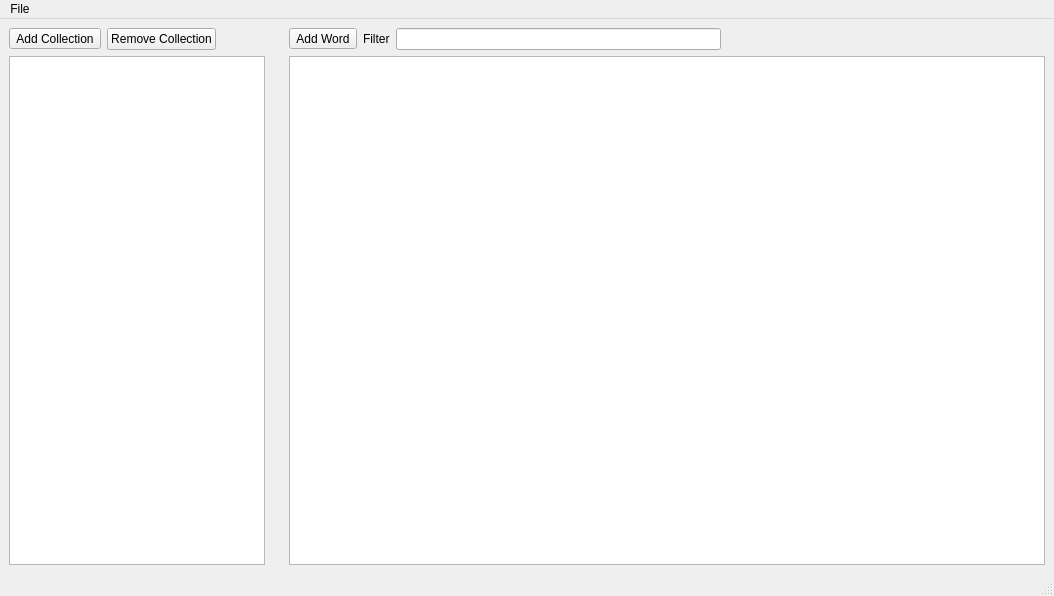
<?xml version="1.0" encoding="UTF-8"?>
<ui version="4.0">
 <class>MainWindow</class>
 <widget class="QMainWindow" name="MainWindow">
  <property name="geometry">
   <rect>
    <x>0</x>
    <y>0</y>
    <width>1054</width>
    <height>596</height>
   </rect>
  </property>
  <property name="windowTitle">
   <string>MultiLingo</string>
  </property>
  <widget class="QWidget" name="centralwidget">
   <layout class="QHBoxLayout" name="horizontalLayout_3">
    <property name="leftMargin">
     <number>0</number>
    </property>
    <property name="topMargin">
     <number>0</number>
    </property>
    <property name="rightMargin">
     <number>0</number>
    </property>
    <property name="bottomMargin">
     <number>0</number>
    </property>
    <item>
     <widget class="QWidget" name="collectionsWidget" native="true">
      <property name="sizePolicy">
       <sizepolicy hsizetype="Fixed" vsizetype="Preferred">
        <horstretch>0</horstretch>
        <verstretch>0</verstretch>
       </sizepolicy>
      </property>
      <layout class="QVBoxLayout" name="verticalLayout_2">
       <item>
        <widget class="QWidget" name="widget_4" native="true">
         <layout class="QHBoxLayout" name="horizontalLayout_2">
          <property name="leftMargin">
           <number>0</number>
          </property>
          <property name="topMargin">
           <number>0</number>
          </property>
          <property name="rightMargin">
           <number>0</number>
          </property>
          <property name="bottomMargin">
           <number>0</number>
          </property>
          <item>
           <widget class="QToolButton" name="addCollectionButton">
            <property name="text">
             <string>Add Collection</string>
            </property>
           </widget>
          </item>
          <item>
           <widget class="QPushButton" name="removeCollectionButton">
            <property name="text">
             <string>Remove Collection</string>
            </property>
           </widget>
          </item>
          <item>
           <spacer name="horizontalSpacer">
            <property name="orientation">
             <enum>Qt::Horizontal</enum>
            </property>
            <property name="sizeHint" stdset="0">
             <size>
              <width>40</width>
              <height>20</height>
             </size>
            </property>
           </spacer>
          </item>
         </layout>
        </widget>
       </item>
       <item>
        <widget class="QListView" name="collectionsList">
         <property name="sizePolicy">
          <sizepolicy hsizetype="Expanding" vsizetype="Expanding">
           <horstretch>0</horstretch>
           <verstretch>0</verstretch>
          </sizepolicy>
         </property>
         <property name="selectionMode">
          <enum>QAbstractItemView::ExtendedSelection</enum>
         </property>
        </widget>
       </item>
      </layout>
     </widget>
    </item>
    <item>
     <widget class="QWidget" name="wordsWidget" native="true">
      <layout class="QVBoxLayout" name="verticalLayout">
       <property name="leftMargin">
        <number>9</number>
       </property>
       <property name="topMargin">
        <number>9</number>
       </property>
       <property name="rightMargin">
        <number>9</number>
       </property>
       <property name="bottomMargin">
        <number>9</number>
       </property>
       <item>
        <widget class="QWidget" name="widget_2" native="true">
         <layout class="QHBoxLayout" name="horizontalLayout">
          <property name="leftMargin">
           <number>0</number>
          </property>
          <property name="topMargin">
           <number>0</number>
          </property>
          <property name="rightMargin">
           <number>0</number>
          </property>
          <property name="bottomMargin">
           <number>0</number>
          </property>
          <item>
           <widget class="QToolButton" name="addWordButton">
            <property name="text">
             <string>Add Word</string>
            </property>
           </widget>
          </item>
          <item>
           <widget class="QLabel" name="label">
            <property name="text">
             <string>Filter</string>
            </property>
           </widget>
          </item>
          <item>
           <widget class="QLineEdit" name="lineEdit"/>
          </item>
          <item>
           <spacer name="horizontalSpacer_2">
            <property name="orientation">
             <enum>Qt::Horizontal</enum>
            </property>
            <property name="sizeHint" stdset="0">
             <size>
              <width>40</width>
              <height>20</height>
             </size>
            </property>
           </spacer>
          </item>
         </layout>
        </widget>
       </item>
       <item>
        <widget class="QTableView" name="wordsTable">
         <property name="selectionMode">
          <enum>QAbstractItemView::ExtendedSelection</enum>
         </property>
         <property name="selectionBehavior">
          <enum>QAbstractItemView::SelectRows</enum>
         </property>
         <attribute name="horizontalHeaderDefaultSectionSize">
          <number>150</number>
         </attribute>
         <attribute name="verticalHeaderVisible">
          <bool>false</bool>
         </attribute>
        </widget>
       </item>
      </layout>
     </widget>
    </item>
   </layout>
  </widget>
  <widget class="QMenuBar" name="menubar">
   <property name="geometry">
    <rect>
     <x>0</x>
     <y>0</y>
     <width>1054</width>
     <height>22</height>
    </rect>
   </property>
   <widget class="QMenu" name="menufile">
    <property name="title">
     <string>File</string>
    </property>
    <addaction name="actionManage_languages"/>
    <addaction name="actionAdd_word"/>
    <addaction name="actionAdd_collection"/>
    <addaction name="actionSave"/>
    <addaction name="separator"/>
    <addaction name="actionExit"/>
   </widget>
   <addaction name="menufile"/>
  </widget>
  <widget class="QStatusBar" name="statusbar"/>
  <action name="actionManage_languages">
   <property name="text">
    <string>Manage languages</string>
   </property>
  </action>
  <action name="actionExit">
   <property name="text">
    <string>Exit</string>
   </property>
   <property name="shortcut">
    <string>Ctrl+Q</string>
   </property>
  </action>
  <action name="actionAdd_word">
   <property name="text">
    <string>Add word</string>
   </property>
   <property name="shortcut">
    <string>Ctrl+N</string>
   </property>
  </action>
  <action name="actionAdd_collection">
   <property name="text">
    <string>Add collection</string>
   </property>
   <property name="shortcut">
    <string>Ctrl+B</string>
   </property>
  </action>
  <action name="actionSave">
   <property name="text">
    <string>Save</string>
   </property>
   <property name="shortcut">
    <string>Ctrl+S</string>
   </property>
  </action>
 </widget>
 <resources/>
 <connections/>
</ui>
